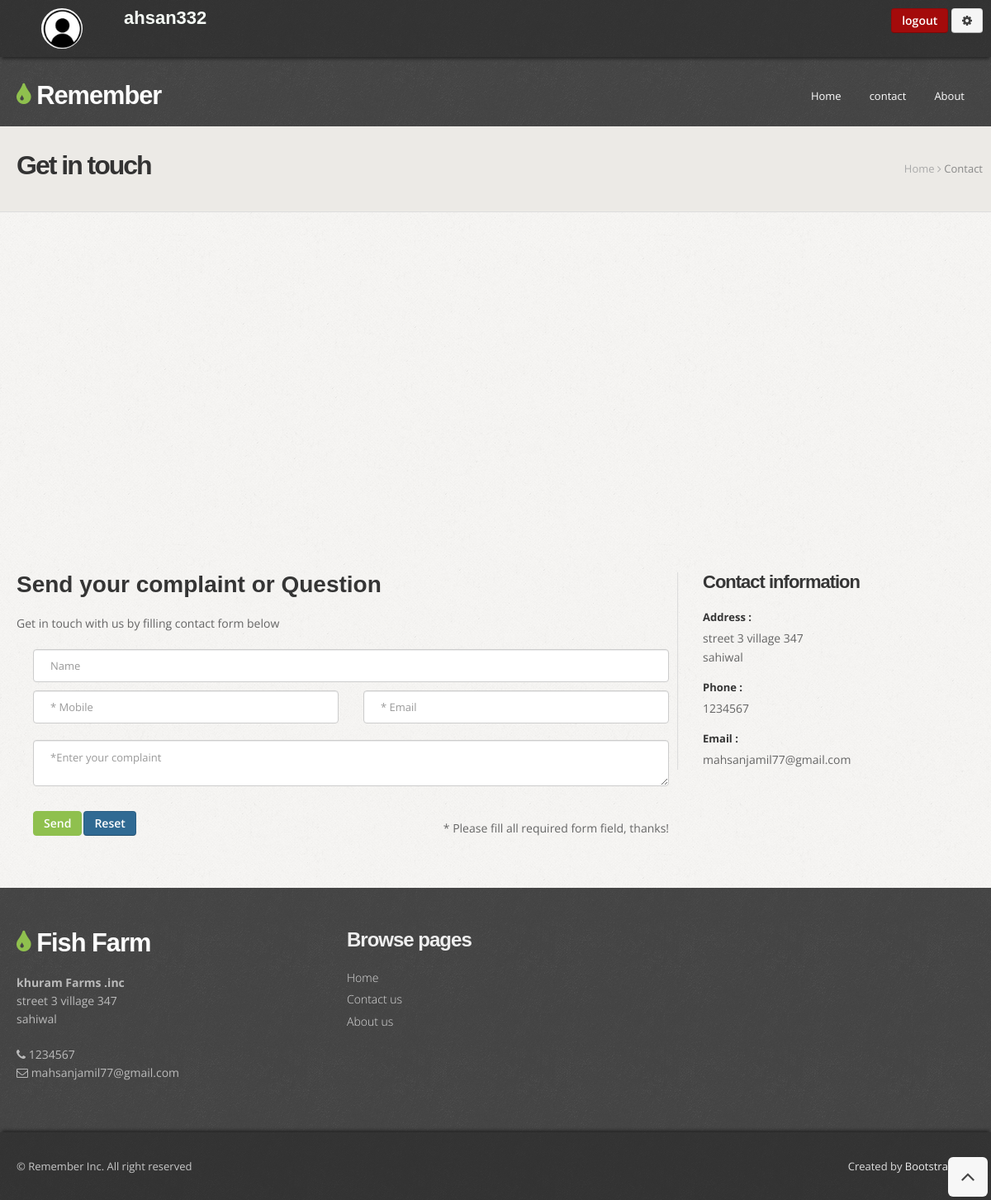
Page /contact/ (signed in) on the committed database.
### fishfarm/models.py (models this page shows)
class Address(models.Model):
    name = models.CharField(max_length=100)
    Company_name = models.CharField(max_length=100)
    Street_address = models.CharField(max_length=300)
    city = models.CharField(max_length=100)
    mobile = models.CharField(max_length=100)
    email = models.EmailField(max_length=100)

### fishfarm/views.py (the view, shortened to what this page needs)
# urls.py: path('contact/', views.contact , name='contact'),
def contact(request):
    add = Address.objects.all()
    return render(request,'contact.html',{'ad':add})
    dataset = log_in.objects.all()
    return render(request,'index.html',{'dat':dataset})

### fishfarm/templates/contact.html (shortened to what this page needs)
<!DOCTYPE html>
<html lang="en">
<head>
  {% load static %}
   <link href="{%  static 'css/bootstrap.css'%}" rel="stylesheet" />
   <link href="{%  static 'css/bootstrap-responsive.css'%}" rel="stylesheet" />
   <link href="{%  static 'css/prettyPhoto.css'%}" rel="stylesheet" />
   <link href="{%  static 'css/style.css'%}" rel="stylesheet">
   <link id="t-colors" href="{%  static 'color/default.css'%}" rel="stylesheet" />
</head>
<body>
  <div id="wrapper">
    <header>
      <div class="top">
        <div class="container">
          <div class="row">
            <div class="span6" style="float: left;">
              {% if user.is_authenticated %}
              <div class="span1" style="float: left;">
                <img src="{%  static 'img/download (1).png'%}" alt="Girl in a jacket" width="50px" height="50px" style="border-radius: 50%;">
              </div>
              <div class="span1">
                <ul class="topmenu">
                  <li><h6 style="color: rgb(245, 250, 245);">{{request.user}}</h6></li>
               </ul>
              </div>
              {% else %}
                <ul class="topmenu">
                  <li><a href="#">Home</a> &#47;</li>
                  <li><a href="{% url 'signin'%}">Sign in</a> &#47;</li>
                </ul>
              {% endif %}
            </div>
            <div class="span6">
              <ul class="social-network">
                {% if user.is_authenticated %}
                <li>
                  <a href="/logout" class="btn btn-danger">logout</a>
                </li>
                <li>
                <a href="#" class="btn btn-red"><i class="icon-cog"></i> </a>
                </li>
                {% endif %}
              </ul>
            </div>
          </div>
        </div>
      </div>
      <div class="container">
        <div class="row nomargin">
          <div class="span4">
            <div class="logo">
              <h1><a href="index.html"><i class="icon-tint"></i> Remember</a></h1>
            </div>
          </div>
          <div class="span8">
            <div class="navbar navbar-static-top">
              <div class="navigation">
                <nav>
                  <ul class="nav topnav">
                    <li><a href="{% url 'index'%}">Home</a></li>
                    <li>
                      <a href="{% url 'contact'%}">contact </a>
                    </li>
                    <li>
                      <a href="{% url 'about'%}">About </a>
                    </li>
                  </ul>
                </nav>
              </div>
            </div>
          </div>
        </div>
      </div>
    </header>
    <section id="inner-headline">
      <div class="container">
        <div class="row">
          <div class="span4">
            <div class="inner-heading">
              <h2>Get in touch</h2>
            </div>
          </div>
          <div class="span8">
            <ul class="breadcrumb">
              <li><a href="index.html">Home</a> <i class="icon-angle-right"></i></li>
              <li class="active">Contact</li>
            </ul>
          </div>
        </div>
      </div>
    </section>
    <section id="content">
      <iframe src="https://www.google.com/maps/embed?pb=!1m18!1m12!1m3!1d22864.11283411948!2d-73.96468908098944!3d40.630720240038435!2m3!1f0!2f0!3f0!3m2!1i1024!2i768!4f13.1!3m3!1m2!1s0x89c24fa5d33f083b%3A0xc80b8f06e177fe62!2sNew+York%2C+NY%2C+USA!5e0!3m2!1sen!2sbg!4v1540447494452" width="100%" height="380" frameborder="0" style="border:0" allowfullscreen></iframe>
      <div class="container">
        <div class="row">
          <div class="span8">
            <h4>Send your complaint or Question</h4>
            <p>Get in touch with us by filling contact form below</p>
            <form id="contactform" action="/contact" method="post" role="form" class="contactForm">
              <div class="row container">
                <div class="span8 margintop10 field form-group">
                  <input type="text" name="Name" placeholder="Name" data-rule="minlen:4" data-msg="Please enter at least 4 chars" />
                </div>
                <div class="span4 field form-group">
                  <input type="text" name="Mobile" placeholder="* Mobile" data-rule="minlen:4" data-msg="Please enter at least 4 chars" />
                </div>
                <div class="span4 field form-group">
                  <input type="text" name="Email" placeholder="* Email" data-rule="email" data-msg="Please enter a valid email" />
                </div>
                <div class="span8 margintop10 field form-group">
                  <textarea rows="auto" name="Message" class="input-block-level" placeholder="*Enter your complaint" data-rule="required" data-msg="Please write something"></textarea>
                </div>
                <div class="span8 margintop10 field form-group">
                  <p>
                    <input class="btn btn-color margintop10 pull-left" type="submit" value ="Send">
                    <button class="btn btn-primary margintop10 pull-left" style="margin-left: 2px;" type="submit">Reset</button>
                    <span class="pull-right margintop20">* Please fill all required form field, thanks!</span>
                  </p>
                </div>
              </div>
            </form>
          </div>
          <div class="span4">
            <aside class="right-sidebar">
              <div class="widget">
                <h6 class="widgetheading">Contact information</h6>
                {% for datas in ad %}
                <ul class="contact-info">
                  <li><label>Address :</label>{{datas.Street_address}}<br /> {{datas.city}}</li>
                  <li><label>Phone :</label>{{datas.mobile}}</li>
                  <li><label>Email : </label> {{datas.email}}</li>
                </ul>
                {% endfor %}
              </div>
            </aside>
          </div>
        </div>
      </div>
    </section>
    <footer>
      <div class="container">
        <div class="row">
          <div class="span4">
            <div class="widget">
              {% for datas in ad %}
              <div class="footer_logo">
                <h3><a href="{% url 'index'%}"><i class="icon-tint"></i> {{datas.name}}</a></h3>
              </div>
              <address>
                <strong>{{datas.Company_name}}</strong><br>
                {{datas.Street_address}}<br>
                {{datas.city}}
              </address>
              <p>
                <i class="icon-phone"></i> {{datas.mobile}} <br>
                <i class="icon-envelope-alt"></i> {{datas.email}}
              </p>
              {% endfor %}
            </div>
          </div>
          <div class="span4">
            <div class="widget">
              <h5 class="widgetheading">Browse pages</h5>
              <ul class="link-list">
                <li><a href="{% url 'index'%}">Home</a></li>
                <li><a href="{% url 'contact'%}">Contact us</a></li>
                <li><a href="{% url 'about'%}">About us</a></li>
              </ul>
            </div>
          </div>
          <div class="span4">
          </div>
        </div>
      </div>
      <div id="sub-footer">
        <div class="container">
          <div class="row">
            <div class="span6">
              <div class="copyright">
                <p><span>&copy; Remember Inc. All right reserved</span></p>
              </div>
            </div>
            <div class="span6">
              <div class="credits">
                Created by <a href="https://bootstrapmade.com/">BootstrapMade</a>
              </div>
            </div>
          </div>
        </div>
      </div>
    </footer>
  </div>
  <a href="#" class="scrollup"><i class="icon-angle-up icon-rounded icon-bglight icon-2x"></i></a>
</body>
</html>

### fishfarm/static/color/default.css (style rules this page uses)
.logo h1 [class^="icon-"] { color:#8fc04e; }
.footer_logo h3 [class^="icon-"] { color:#8fc04e; }
.btn-color { border:1px solid #8fc04e; background: #8fc04e; }

### fishfarm/static/css/overwrite.css (style rules this page uses)
h1, h2, h3, h4, h5, h6 { font-family: 'Raleway', sans-serif; color:#353535; font-weight:700; line-height:1.1em; margin-top:0; }
h1 { font-size:60px; margin-bottom:24px; }
h2 { font-size:42px; margin-bottom:22px; }
h3 { font-size:34px; margin-bottom:22px; }
h4 { font-size:28px; margin-bottom:20px; }
h5 { font-size:24px; margin-bottom:20px; }
h6 { font-size:22px; margin-bottom:20px; }
.widget h4,.widget h5 { font-weight:300; margin-bottom:20px; }
label, input, button, select, textarea { font-size: 13px; font-weight: normal; }
label { font-weight: bold; color:#353535; }
input, button, select, textarea { font-family:'Open Sans', Arial, sans-serif; font-size: 13px; }
select, textarea, input[type="text"], input[type="password"], input[type="datetime"], input[type="datetime-local"], input[type="date"], input[type="month"], input[type="time"], input[type="week"], input[type="number"], input[type="email"], input[type="url"], input[type="search"], input[type="tel"], input[type="color"], .uneditable-input { font-size: 13px; }
ul, ol { padding: 0; margin: 0 0 10px 25px; }
li { line-height: 1.6em; }
.btn { font-size: 14px; font-weight:600; text-shadow: none; background-image:none; border-color: none; border-bottom-color: none; -webkit-box-shadow: none; -moz-box-shadow: none; box-shadow: none; }
.btn { outline:0; -webkit-border-radius: 4px; -moz-border-radius: 4px; border-radius: 4px; }
a.btn,.btn:focus { outline:0; }
.btn-primary { outline:0; background: #306a93; }
.btn-danger { background: #a40b0b; }
a.btn.btn-color,.btn.btn-color,a.btn.btn-color i { color:#fff; }
.navbar .nav { border-right:none; border-left:none; }
.navbar .nav > li > a { float: none; font-size:13px; margin-left:10px; margin-right:0; text-decoration: none; text-shadow: none; border-right:none; border-left:none; color: #fff; border:2px solid transparent; padding:4px 10px 4px 10px; background-image: none; background: none; }
.breadcrumb { float:left; padding:10px 0 10px 0; margin:0; list-style: none; background: none; -webkit-border-radius: 0; -moz-border-radius: 0; border-radius: 0; }
.breadcrumb > li { display: inline-block; *display: inline; text-shadow: none; font-size:12px; *zoom: 1; margin:0; }
.breadcrumb > .active { color: #797979; }

### fishfarm/static/css/shortcodes.css (style rules this page uses)
i.icon-bglight { color: #444; background: #f7f7f7; }
.icon-rounded { display: inline-block; border-radius: 6px !important; -moz-border-radius: 6px !important; -webkit-border-radius: 6px !important; -o-border-radius: 6px !important; -ms-border-radius: 6px !important; text-align: center; width: 24px !important; height: 24px !important; line-height: 24px !important; }
.icon-rounded.icon-2x { width: 48px !important; height: 48px !important; line-height: 48px !important; }

### rows in the picture
Address: Street_address "street 3 village 347", city "sahiwal", mobile "1234567", email "mahsanjamil77@gmail.com", name "Fish Farm", Company_name "khuram Farms .inc"

### other values in the picture
{{ request.user }} "ahsan332"
